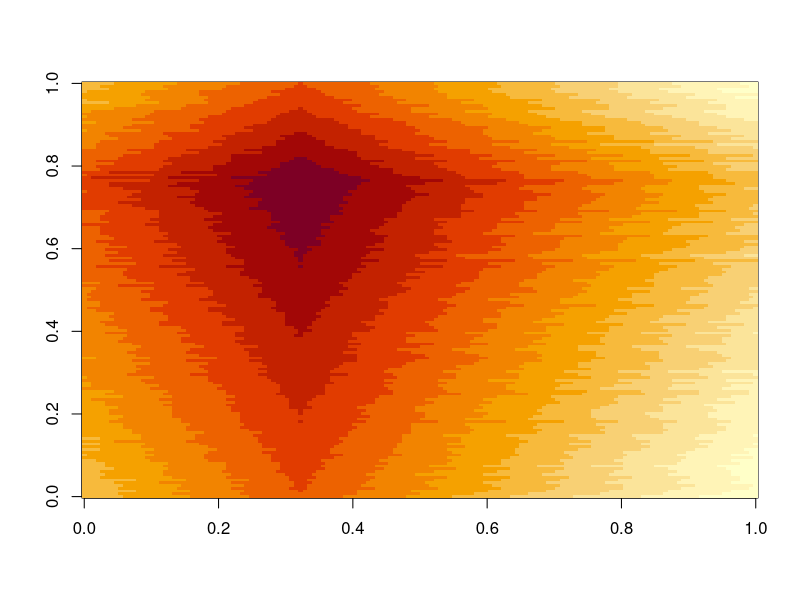
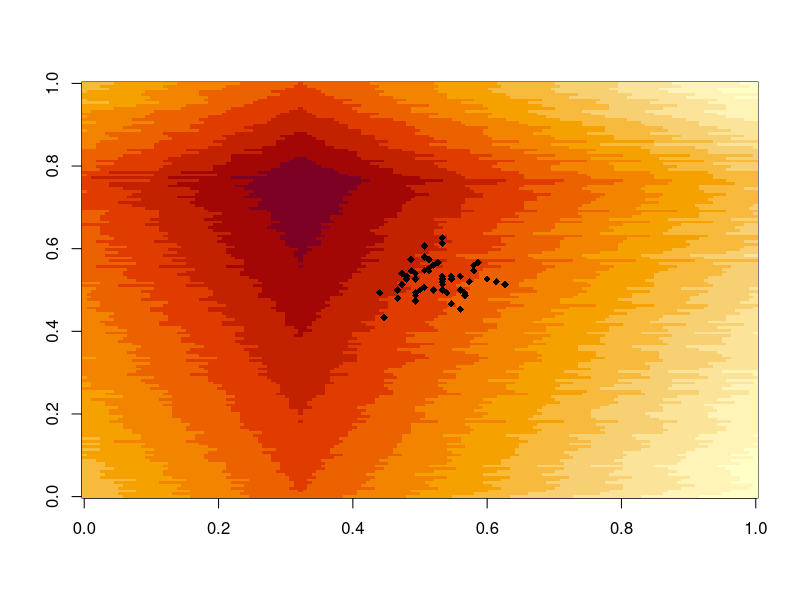
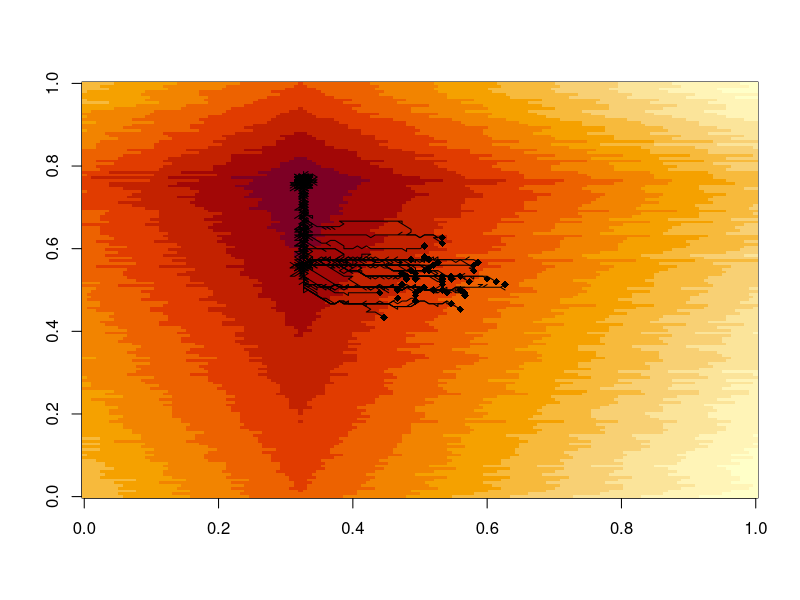

These charts were generated, in order, by the following R code:
setwd("~/Desktop/Agent-Based-Models")

#parameters
#maximum elevation of landscape
elevation = c(0, 400) 
#landscape size
landscape = 150   
#number of individuals on the landscape
nindvs = 50      
#number of steps allowed by an individual
nsteps = 500  
#probability of moving to a higher hilltop
move  = 0.8     

#set randomly generated numbers at seed 1000 so landscape appears the same each time
set.seed(1000)

#create landscape function with increasing elevation
#use function for landscape
landscapeinit=function(elevation,landscape){
  #matrix size for landscape
  land=matrix(nrow=landscape, ncol=landscape)
  #peak values for x axis
  xpeak=floor(runif(1, min=1, max=landscape))
  #peak values for y axis
  ypeak=floor(runif(1, min=1, max=landscape))
  #subset of peaks with an elevation of 400
  land[xpeak,ypeak]=elevation[2]

  #assign  peak values to matrix using gamma distribution
    land[xpeak,1:(ypeak-1)]=round(seq(elevation[1],elevation[2],(elevation[2]-elevation[1])/(ypeak-2))+rgamma((ypeak-1),1,0.5),0)
  #assign peak values to matrix using gamma distribution 
    land[xpeak,(ypeak+1):landscape]=round(rev(seq(elevation[1],elevation[2],(elevation[2]-elevation[1])/(landscape-ypeak-1))+rgamma((landscape-ypeak),7.5,1)),0)
   
    #loop to assign values
    for(i in (xpeak-1):1){
      land[i,]=land[(i+1),]-round(rgamma(landscape,7.5,1),0)
    }
    #loop to assign values
    for(i in (xpeak+1):landscape){
      land[i,]=land[(i-1),]-round(rgamma(landscape, 7.5, 1), 0)
    }
    return(land)
}
#input elevation and lanscape into the function
land=landscapeinit(elevation,landscape)
#image to see visual representation of the landscape
image(land)

#initialize individuals on the landscape 
#function for randomly placing individuals  
newpop=function(nindvs,landscape){
  #set up a matrix for coordinates of individuals
  pop=matrix(nrow=nindvs,ncol=2) 
 
  #determine spacing of the individuals 
  var=44
 
  #x and y coordinates of the individuals 
  x= floor(runif(1, min=0,max=landscape-var))
  y= floor(runif(1, min=0,max=landscape-var))
  
  #assign coordinates to population adding variance through a poisson distribution  
  pop[,1]= x + rpois(nindvs, var)
  pop[,2]= y + rpois(nindvs, var)
  
  
  return(pop)
}
#establish population of individuals and name it pop
pop = newpop(nindvs, landscape)

#image of the landscape
image(land)
#plot the individuals on the landscape
points(pop[,1]/150, pop[,2]/150,pch=18, cex=1)
  
#create function to have individuals move to the hilltop 
movement=function(x){
  #movement matrix
  mover=matrix(NA,nsteps,2)
  mover[1,]=pop[x,]
  probability=NA
  #loop for individuals
  for ( i in 2:nsteps){
    #probability of movement
    probability[i]=rbinom(1,1,move)
    #define the adjacent values to the individuals 
    adjacent=land[ifelse((mover[i-1,1])==1,1,(mover[i-1,1]-1)):ifelse((mover[i-1,1])==150,150, (mover[i-1,1]+1)),
                  ifelse((mover[i-1,2])==1,1,(mover[i-1,2]-1)):ifelse((mover[i-1,2])==150,150,(mover[i-1,2]+1))]
    #define value at which individuals will move 
    shift=max(which(adjacent==max(adjacent)))
    #use if else to determine movement probabilities and which 'adjacent' spot they move
    mover[i,2] =if (probability[i]==1){ifelse(shift %in% c(1,2,3),mover[(i-1),2]-1,
                                              ifelse(shift%in% c(7,8,9), mover[(i-1),2]+1,
                                                     mover[(i-1),2]))                    
    }else mover[(i-1),2]+sample(c(1,0,-1),1)
    mover[i,1] = if (probability[i]==1){ifelse(shift %in% c(1,4,7),mover[(i-1)]-1,
                                               ifelse(shift %in% c(3,6,9), mover[(i-1),1]+1,
                                                      mover[(i-1),1]))
    }else mover[(i-1),1]+sample(c(1,0,-1),1)
    
  }
  #return mover with movement probabilities
  return(mover)
}


#execute movements with new movement function
movements = lapply(1:nindvs, movement)  

quartz()
#plot landscape and starting points of butterflies
image(land)
points(pop[,1]/150, pop[,2]/150,pch=18, cex=1)

#plot movements of the butterflies to the hilltop
movements2=lapply(movements,function(x)x/150)
lapply(movements2, lines)

#cryptic corridor emerges at the center as the individuals all move left then follow it to the top of the landscape 
